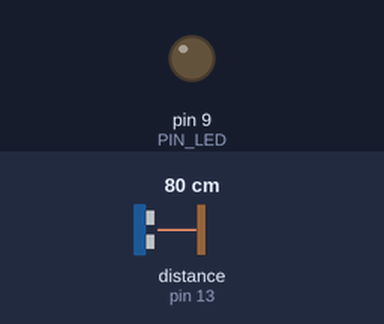
A sketch run on a simulated Arduino Uno, built with avr-gcc and run on an emulated ATmega328P. Shown: output pins drawn as LEDs (lit = HIGH). Wiring (inferred from the names in the program): ultrasonic range finder: trigger pin 12; echo pin 13. The inputs (shaded band) are chosen by the test bench; at power-on: distance to the obstacle (sensor on pin 13) 80 cm. The echo pulse lasts 58.3 µs per cm; pins used as bus, display or sensor lines are not drawn; what the sketch prints to the serial monitor is not drawn.

Above: at 0.19 s.
Timing chart, 0 to 1.9 s (numbered marks = the images above):
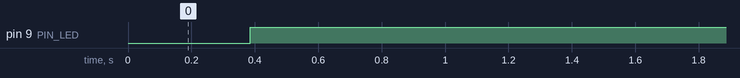

The sketch:

09_example_1.ino
```cpp
#define PIN_LED 9
#define PIN_TRIG 12
#define PIN_ECHO 13

#define SND_VEL 346.0
#define INTERVAL 25
#define PULSE_DURATION 10
#define _DIST_MIN 100
#define _DIST_MAX 300

#define TIMEOUT ((INTERVAL / 2) * 1000.0)
#define SCALE (0.001 * 0.5 * SND_VEL)

#define _EMA_ALPHA 0.5
#define N_SAMPLES 30

unsigned long last_sampling_time;
float dist_prev = _DIST_MAX;
float dist_ema;

float samples[N_SAMPLES];
int sample_index = 0;

void setup() {
  pinMode(PIN_LED, OUTPUT);
  pinMode(PIN_TRIG, OUTPUT);
  pinMode(PIN_ECHO, INPUT);
  digitalWrite(PIN_TRIG, LOW);

  Serial.begin(57600);
}

void loop() {
  float dist_raw, dist_median;

  if (millis() < last_sampling_time + INTERVAL)
    return;

  dist_raw = USS_measure(PIN_TRIG, PIN_ECHO);

  samples[sample_index] = dist_raw;
  sample_index = (sample_index + 1) % N_SAMPLES;

  float temp_samples[N_SAMPLES];
  for (int i = 0; i < N_SAMPLES; i++) {
    temp_samples[i] = samples[i];
  }
  sort_array(temp_samples, N_SAMPLES);

  dist_median = temp_samples[N_SAMPLES / 2];

  Serial.print("Min:");
  Serial.print(_DIST_MIN);
  Serial.print(",raw:");
  Serial.print(dist_raw);
  Serial.print(",ema:");
  Serial.print(dist_ema);
  Serial.print(",median:");
  Serial.print(dist_median);
  Serial.print(",Max:");
  Serial.print(_DIST_MAX);
  Serial.println("");

  if ((dist_raw < _DIST_MIN) || (dist_median > _DIST_MAX))
    digitalWrite(PIN_LED, 1);
  else
    digitalWrite(PIN_LED, 0);

  last_sampling_time += INTERVAL;
}

float USS_measure(int TRIG, int ECHO) {
  digitalWrite(TRIG, HIGH);
  delayMicroseconds(PULSE_DURATION);
  digitalWrite(TRIG, LOW);

  return pulseIn(ECHO, HIGH, TIMEOUT) * SCALE;
}

void sort_array(float arr[], int n) {
  for (int i = 0; i < n - 1; i++) {
    for (int j = 0; j < n - i - 1; j++) {
      if (arr[j] > arr[j + 1]) {
        float temp = arr[j];
        arr[j] = arr[j + 1];
        arr[j + 1] = temp;
      }
    }
  }
}
```

Measured:
- by itself, pin 9 (PIN_LED): LOW → HIGH at 0.39 s
